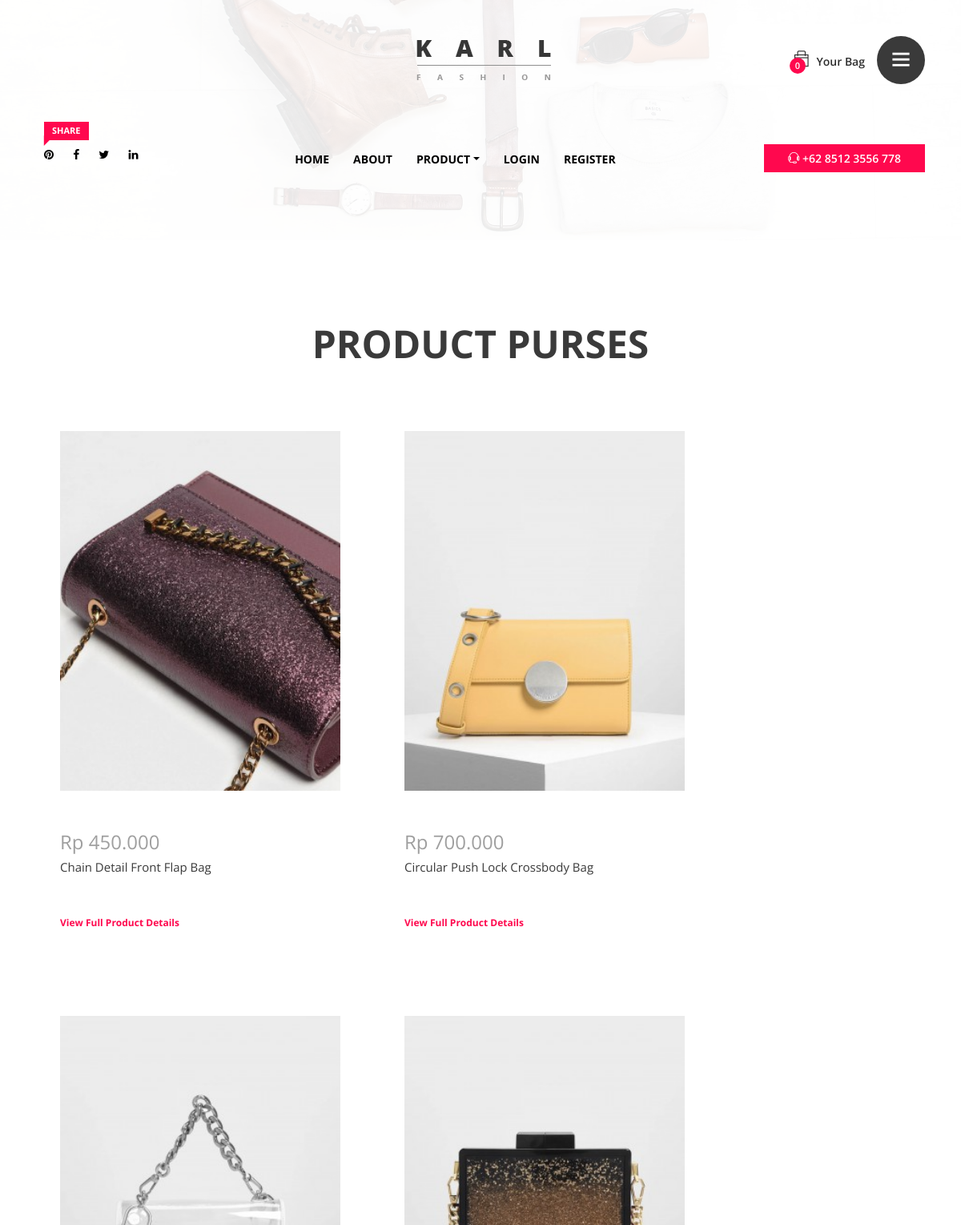
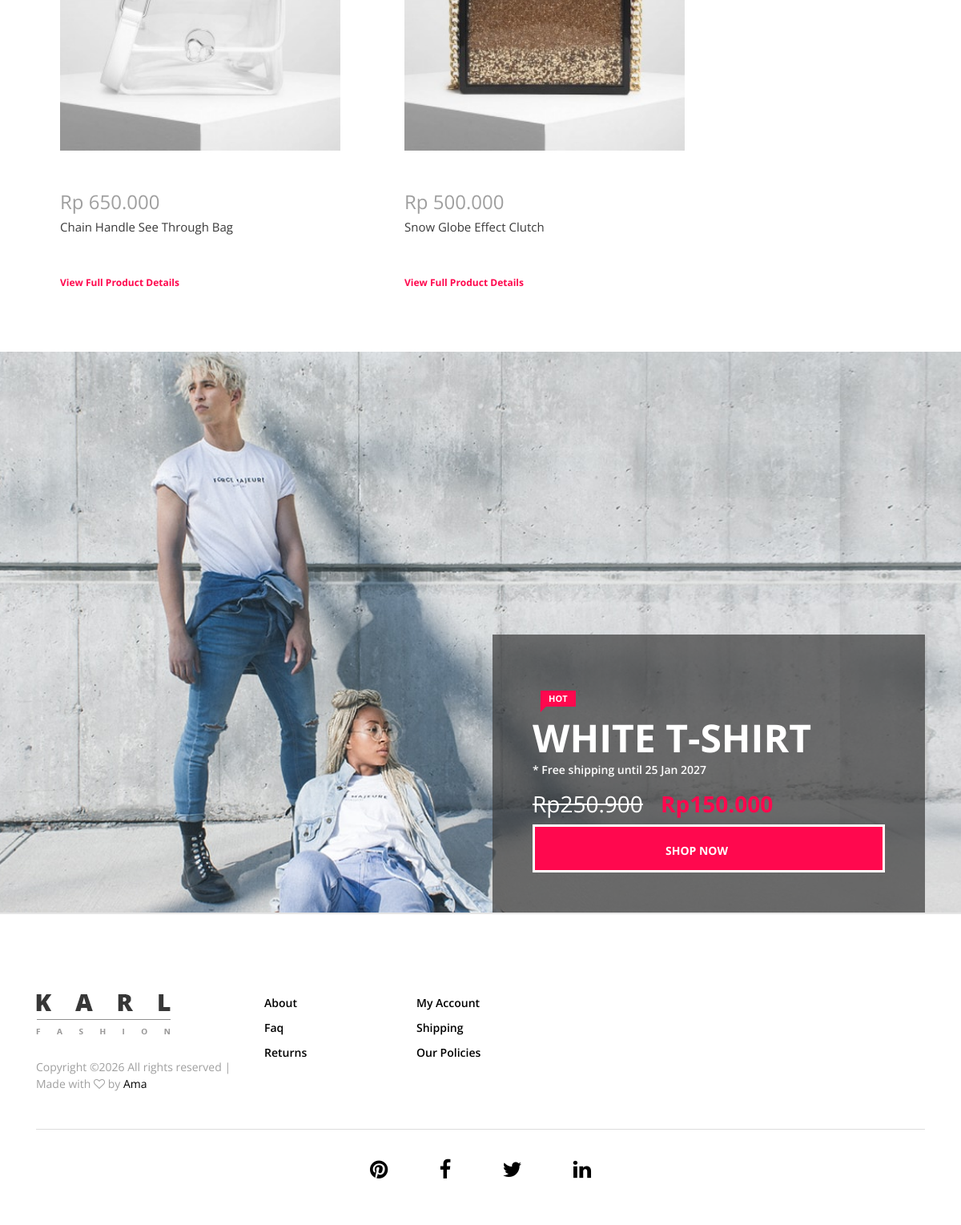
The app's page /purses.php with its own data (2 pictures, top to bottom).
### tables this page shows
CREATE TABLE `product` (
  `product_id` varchar(16) NOT NULL,
  `categori_id` varchar(6) NOT NULL,
  `categori_nama` varchar(50) NOT NULL,
  `product_nama` varchar(50) NOT NULL,
  `product_keterangan` text NOT NULL,
  `product_harga` int(10) NOT NULL,
  `product_stok` int(3) NOT NULL,
  `product_ukuran` varchar(100) DEFAULT NULL,
  `product_gambar` varchar(15) NOT NULL,
  `product_status` varchar(15) NOT NULL
);

### purses.php (the view, shortened to what this page needs)
<?php
require_once 'session.php';
?>
<!DOCTYPE html>
<html lang="en">
<head>
   <?php  require_once 'title.php' ?>
</head>
<body>
    <div class="catagories-side-menu">
        <div id="sideMenuClose">
        </div>
                 <?php  require_once 'categories.php'; ?>
    </div>
    <div id="wrapper">
       <?php  require_once 'header.php'; ?>
        <section class="new_arrivals_area section_padding_100_0 clearfix">
            <div class="container">
                <div class="row">
                    <div class="col-12">
                        <div class="section_heading text-center">
                            <h2>Product Purses</h2>
                        </div>
                    </div>
                </div>
            </div>
                     <div class="col-12" data-wow-delay="0.2s">
                        <?php
                        $data=mysqli_query($con, "select * from product where product_stok>=1 and categori_id='C1006'");
                        while($rowData=mysqli_fetch_array($data))
                        {
                            ?>
                            <div class="listProduct">
                                <div class="product-img">
                                    <img src="product/<?php echo $rowData['product_gambar'];?>" >
                                </div>
                                <div class="product-description">
                                    <h4 class="product-price"><?php echo "Rp ".number_format($rowData['product_harga'], 0, ",", "."); ?></h4>
                                        <p><?php echo $rowData['product_nama']; ?></p>
                                     <a href="detail_product.php?id=<?php echo $rowData['product_id'];?>" class="add-to-cart-btn">View Full Product Details</a>
                                </div>
                            </div>
                            <?php
                        }
                        ?>
                     </div>
        </section>
        <?php require_once'iklan.php'; ?>
        <?php  require_once 'footer.php'; ?>
    </div>
</body>
</html>

### title.php (shortened to what this page needs)
<link rel="stylesheet" href="css/core-style.css">
<link rel="stylesheet" href="style.css">
<link href="css/responsive.css" rel="stylesheet">

### categories.php (shortened to what this page needs)
<div class="nav-side-menu">
    <div class="menu-list">
        <h6>Categories</h6>
            <ul id="menu-content" class="menu-content collapse out">
                <li data-toggle="collapse" data-target="#women" class="collapsed active">
                    <a href="#">Woman wear <span class="arrow"></span></a>
                </li>
                <li data-toggle="collapse" data-target="#bags" class="collapsed">
                    <a href="#">Bags &amp; Purses <span class="arrow"></span></a>
                </li>
                <li data-toggle="collapse" data-target="#eyewear" class="collapsed">
                    <a href="#">Eyewear <span class="arrow"></span></a>
                </li>
                <li data-toggle="collapse" data-target="#footwear" class="collapsed">
                    <a href="#">Footwear <span class="arrow"></span></a>
                    </li>
            </ul>
    </div>
</div>

### header.php (shortened to what this page needs)
<header class="header_area bg-img background-overlay-white" style="background-image: url(img/bg-img/bg-1.jpg);">
            <div class="top_header_area">
                <div class="container h-100">
                    <div class="row h-100 align-items-center justify-content-end">
                        <div class="col-12 col-lg-7">
                            <div class="top_single_area d-flex align-items-center">
                                <div class="top_logo">
                                    <a href="#"><img src="img/core-img/logo.png" alt=""></a>
                                </div>
                                <div class="header-cart-menu d-flex align-items-center ml-auto">
                                    <div class="cart">
                                        <a href="#" id="header-cart-btn" target="_blank"><span class="cart_quantity"><?php echo count($_SESSION['myCart'] ?? []); ?></span> <i class="ti-bag"></i> Your Bag</a>
                                        </div>
                                    <div class="header-right-side-menu ml-15">
                                        <a href="#" id="sideMenuBtn"><i class="ti-menu" aria-hidden="true"></i></a>
                                    </div>
                                </div>
                            </div>
                        </div>
                    </div>
                </div>
            </div>
            <div class="main_header_area">
                <div class="container h-100">
                    <div class="row h-100">
                        <div class="col-12 d-md-flex justify-content-between">
                            <div class="header-social-area">
                                <a href="#"><span class="karl-level">Share</span> <i class="fa fa-pinterest" aria-hidden="true"></i></a>
                                <a href="#"><i class="fa fa-facebook" aria-hidden="true"></i></a>
                                <a href="#"><i class="fa fa-twitter" aria-hidden="true"></i></a>
                                <a href="https://www.linkedin.com/in/nur-rahma-3bb45a154/"><i class="fa fa-linkedin" aria-hidden="true"></i></a>
                            </div>
                            <?php require_once 'menu.php' ?>
                            <div class="help-line">
                                <a href="tel:+346573556778"><i class="ti-headphone-alt"></i> +62 8512 3556 778</a>
                            </div>
                        </div>
                    </div>
                </div>
            </div>
</header>

### menu.php (shortened to what this page needs)
<div class="main-menu-area">
    <nav class="navbar navbar-expand-lg align-items-start">
        <div class="collapse navbar-collapse align-items-start collapse" id="karl-navbar">
            <ul class="navbar-nav animated" id="nav">
                <li class="nav-item active"><a class="nav-link" href="index.php">Home</a></li>
                <li class="nav-item active"><a class="nav-link" href="about.php">About</a></li>
                <li class="nav-item dropdown">
                    <a class="nav-link dropdown-toggle" href=" " id="karlDropdown" role="button" data-toggle="dropdown" aria-haspopup="true" aria-expanded="false">Product</a>
                </li>
                <?php
                    if(isset($_SESSION['snrm9427_ecommerce']))
                    {
                        ?>
                        <li class="nav-item"><a class="nav-link" href="logout.php">Logout</a></li>
                        <?php
                    }
                    else
                    {
                        ?>
                       <li class="nav-item"><a class="nav-link" href="login.php">Login</a></li>
                        <?php
                    }
                    ?>
                  <li class="nav-item"><a class="nav-link" href="register.php">Register</a></li>
            </ul>
        </div>
    </nav>
</div>

### iklan.php (shortened to what this page needs)
<section class="offer_area height-700 section_padding_100 bg-img" style="background-image: url(img/bg-img/bg-5.jpg);">
            <div class="container h-100">
                <div class="row h-100 align-items-end justify-content-end">
                    <div class="col-12 col-md-8 col-lg-6">
                        <div class="offer-content-area wow fadeInUp" data-wow-delay="1s">
                            <h2>White t-shirt <span class="karl-level">Hot</span></h2>
                            <p>* Free shipping until 25 Jan 2027</p>
                            <div class="offer-product-price">
                                <h3><span class="regular-price">Rp250.900</span> Rp150.000</h3>
                            </div>
                            <a href="detail_product.php?id=P26111001" class="btn karl-btn">Shop Now</a>
                        </div>
                    </div>
                </div>
            </div>
</section>

### footer.php
<footer class="footer_area">
            <div class="container">
                <div class="row">
                    <div class="col-12 col-md-6 col-lg-3">
                        <div class="single_footer_area">
                            <div class="footer-logo">
                                <img src="img/core-img/logo.png" alt="">
                            </div>
                            <div class="copywrite_text d-flex align-items-center">
                                <p>Copyright &copy;<script>document.write(new Date().getFullYear());</script> All rights reserved | Made with <i class="fa fa-heart-o" aria-hidden="true"></i> by <a href="https://colorlib.com" target="_blank">Ama</a></p>
                            </div>
                        </div>
                    </div>
                    <div class="col-12 col-sm-6 col-md-3 col-lg-2">
                        <div class="single_footer_area">
                            <ul class="footer_widget_menu">
                                <li><a href="about.php">About</a></li>
                                <li><a href="faq.php">Faq</a></li>
                                <li><a href="return.php">Returns</a></li>
                            </ul>
                        </div>
                    </div>
                    <div class="col-12 col-lg-5">
                        <div class="footer_heading mb-30">
                                <ul class="footer_widget_menu">
                                <li><a href="myaccount.php">My Account</a></li>
                                <li><a href="shippinginfo.php">Shipping</a></li>
                                <li><a href="ourpolicies.php">Our Policies</a></li>
                                </ul>
                        </div>
                    </div>
                </div>
                <div class="line"></div>
                <div class="footer_bottom_area">
                    <div class="row">
                        <div class="col-12">
                            <div class="footer_social_area text-center">
                                <a href="#"><i class="fa fa-pinterest" aria-hidden="true"></i></a>
                                <a href="#"><i class="fa fa-facebook" aria-hidden="true"></i></a>
                                <a href="#"><i class="fa fa-twitter" aria-hidden="true"></i></a>
                                <a href="https://www.linkedin.com/in/nur-rahma-3bb45a154/"><i class="fa fa-linkedin" aria-hidden="true"></i></a>
                            </div>
                        </div>
                    </div>
                </div>
            </div>
</footer>

### records on screen
product: product_gambar (picture), product_harga "450.000", product_nama "Chain Detail Front Flap Bag"
product: product_gambar (picture), product_harga "700.000", product_nama "Circular Push Lock Crossbody Bag"
product: product_gambar (picture), product_harga "650.000", product_nama "Chain Handle See Through Bag"
product: product_gambar (picture), product_harga "500.000", product_nama "Snow Globe Effect Clutch"

### other values on screen
count($_SESSION['myCart'] ?? []) "0"
